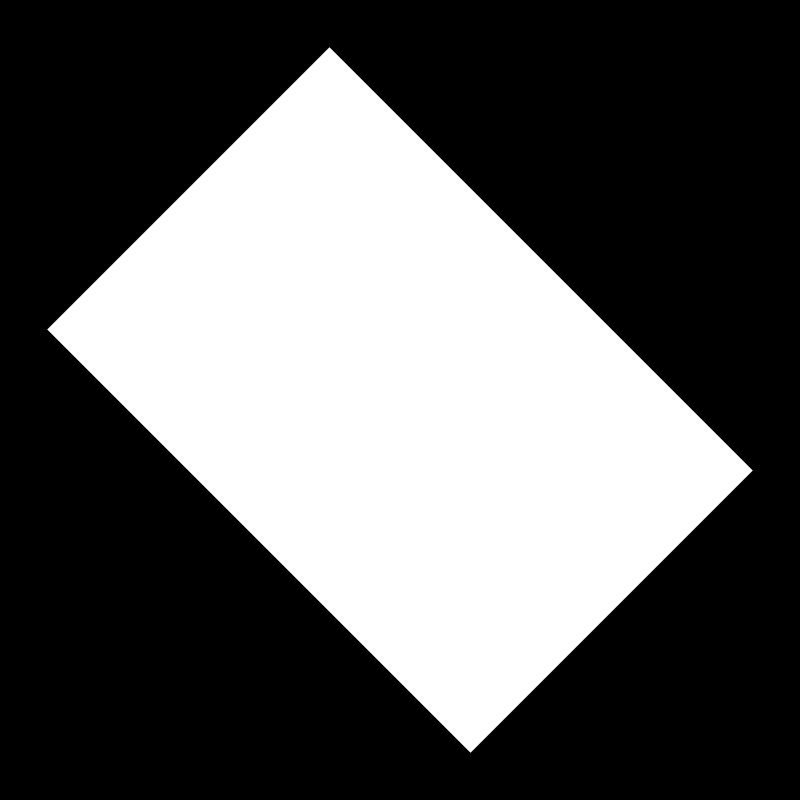
Frame 1 (no input)
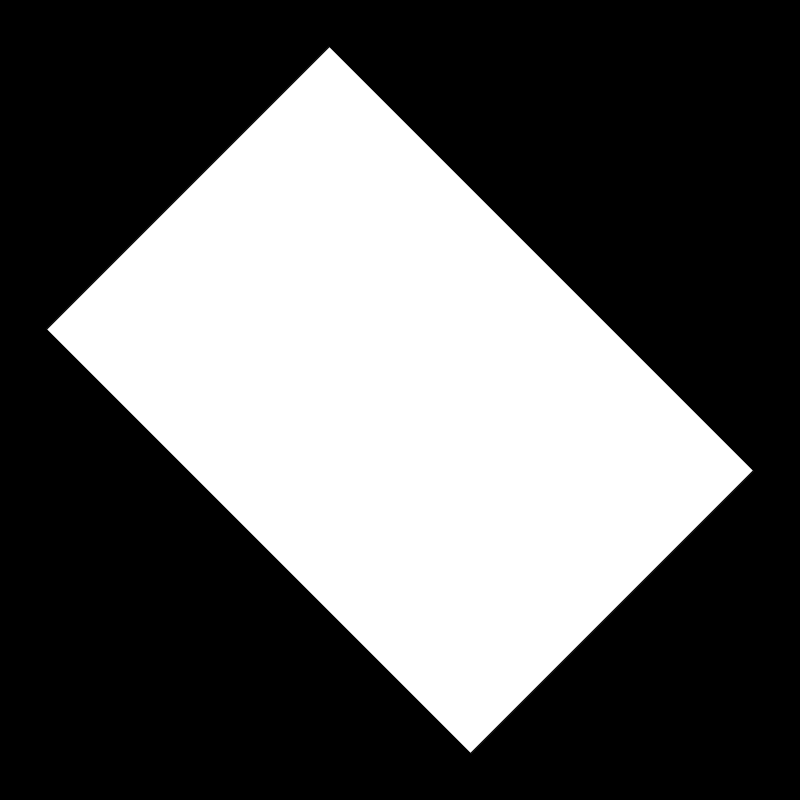
Frame 60 (the mouse pressed at the canvas centre just before this capture)
Frame 120 (the mouse held since frame 60 and released just before this capture): identical to frame 60, image omitted

The Processing sketch that drew these frames (run headless with seeded random() and noise(); from frame 60 on, the mouse is pressed at the canvas centre):

// Processing sketch: Transformation_Guide
// ── Transformation_Guide.pde
void setup() {
  size(800, 800);
  background(0);
  rectMode(CENTER);
}

void draw() {
  pushMatrix(); //copies the original screen
  translate(400, 400); //moves the grid 400 right and 400 down
  rotate(PI / 4); //rotates the grid 45 degrees clockwise
  rect(0, 0, 600, 400); //draws square
  popMatrix(); //returns to the original screen with the square
}
